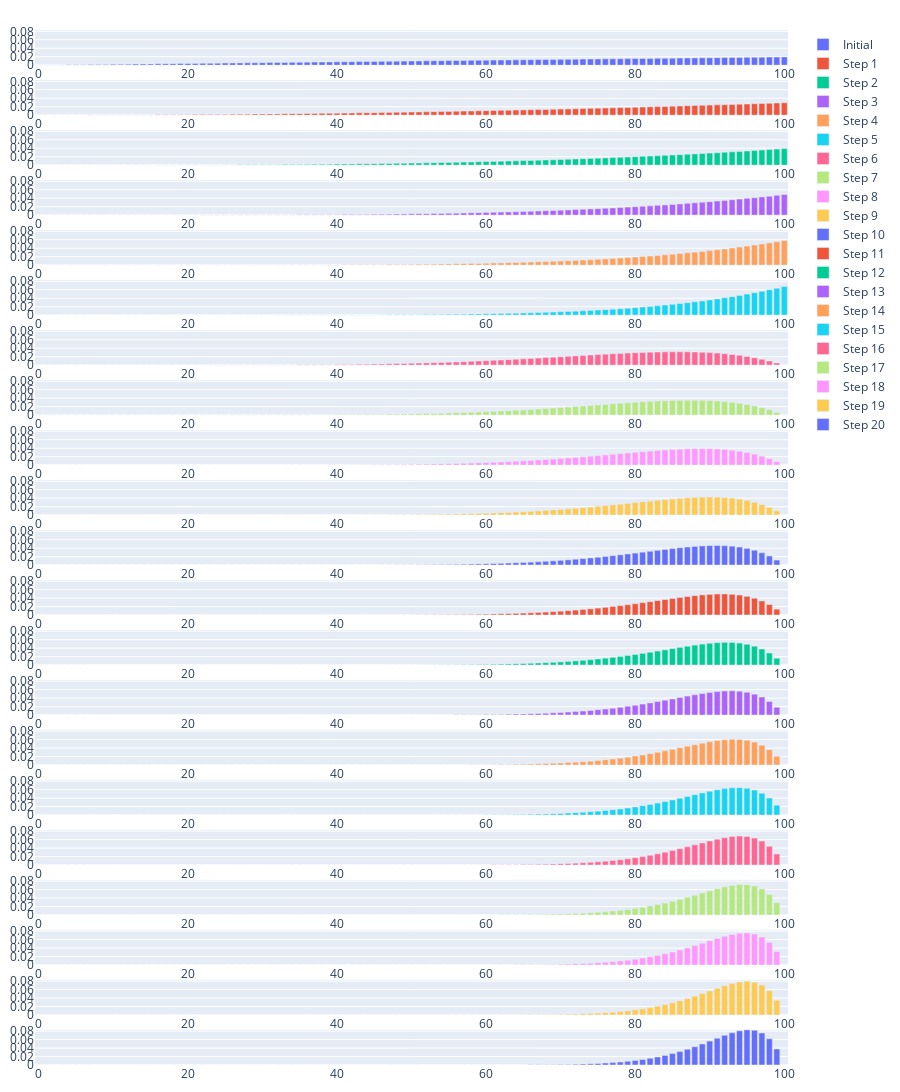

Notebook code cell kept with this figure:
### Code cell
jar = Jar()
priors = {count: Fraction(1, 2 ** (1 + count)) for count in range(0, 1 + TOKENS)}
priors[TOKENS] *= 2

simulate(jar=jar, steps=20, priors=opinionated_priors())
